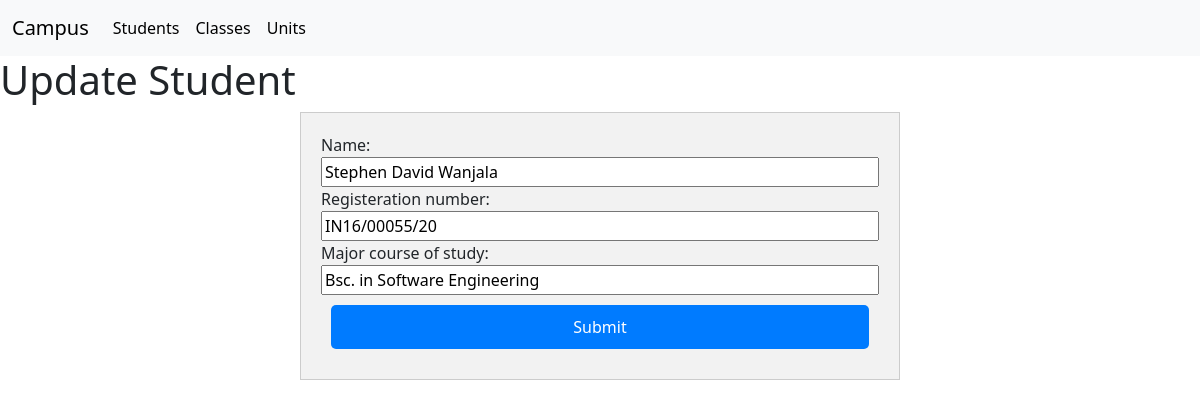
Screenshot of /student/edit/1 with the database file from the repository.
### students/models.py (models this page shows, shortened)
class Student(models.Model):
    id = models.AutoField(primary_key=True)
    name = models.CharField(max_length=100)
    registeration_number = models.CharField(max_length=13)
    major_course_of_study =  models.CharField(max_length=100)

### students/views.py (the view)
# urls.py: path('student/edit/<int:id>', edit_student, name='edit_student'),
def edit_student(request, id):
    student = get_object_or_404(Student, id=id)
    if request.method == 'POST':
        form  = EditStudentForm(request.POST, instance=student)
        if form.is_valid():
                form.save()
                return redirect('list_students')
    else:
        form = EditStudentForm(instance=student)
        context={"form":form }
        return render(request, 'update_student.html', context)
    return redirect('list_students')

### students/forms.py
class EditStudentForm(forms.ModelForm):
    class Meta:
        model = Student
        fields = ('name', 'registeration_number', 'major_course_of_study')

### students/templates/update_student.html (shortened to what this page needs)
{% extends 'base.html' %}
{% block content %}
<h1>Update Student</h1>
<div style="background-color: #f2f2f2;
            border: 1px solid #ccc;
            padding: 20px;
            width: 50%;
            margin: auto;">
  <form method="POST" style="display: flex; flex-direction: column;">
    {{ form.as_table }}
    <button type="submit" style="background-color: #007bff;
                                  color: #fff;
                                  padding: 10px;
                                  font-size: 16px;
                                  border-radius: 5px;
                                  border: none;
                                  margin:10px;
                                  cursor: pointer;">Submit</button>
  </form>
</div>
{% endblock %}

### rows the page displays
Student: name "Stephen David Wanjala", registeration_number "IN16/00055/20", major_course_of_study "Bsc. in Software Engineering"
